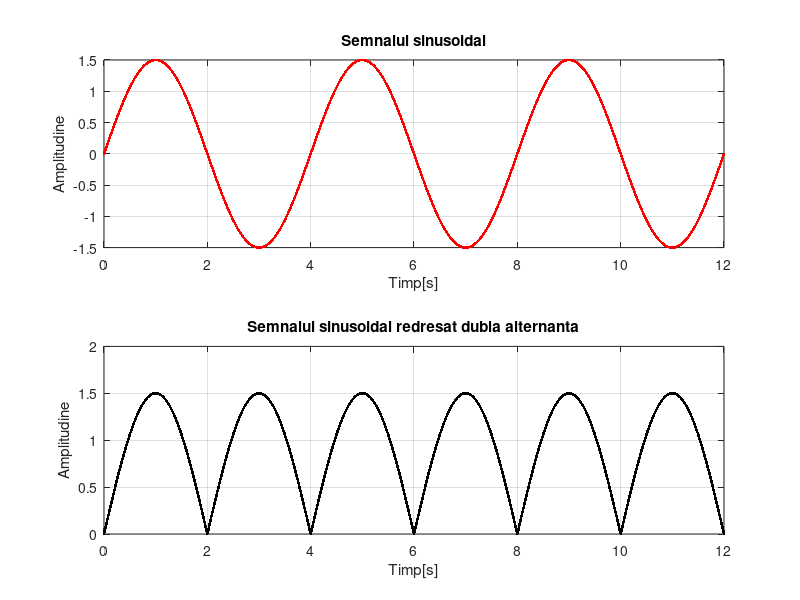

Source code (MATLAB):
%   TEMA DE CASA 

% 1. Semnal dreptunghiular periodic

T = 2;
F = 1/T;
t = 0:0.002:100;

d = square(2*pi*t*F,25);

for i = 1:1:length(d)
   if d(i) > 0
       d(i) = d(i)/2;
   end
end

plot(t,d,'.-r'),axis([0 6 -1.5 1]),xlabel('Timp[s]'),ylabel('Amplitudine'),title('Semnal dreptunghiular'),grid


% 2.Semnal triunghiular periodic

T = 5;
F = 1/T;
t = 0:0.0002:30;
tri = sawtooth(2*pi*F*t,0.2);
plot(t,tri,'.-m'),axis([0 30 -1.5 1.5]),xlabel('Timp[s]'),ylabel('Amplitudine'),title('Semnal triunghiular')
grid

%  3.Semnal dreptunghiular multinivel
    
    N = 4;
    t = 0:0.002:N;
    j = 1;
    
    for i = 1:1:length(t)
     if  t(i) <= j*0.25
         a = 0:j*N;
         if j <= length(a)
             dr(i) = a(j);
         else
             dr(i) = 0;
         end
     else
        if j <= length(a)
             dr(i) = a(j);
        end
        j = j+1; 
     end
    end
   
    plot(t,dr,'.-k'),axis([0 10 -7 7]),xlabel('Timp[s]'), ylabel('Amplitudine'),grid

% 4. Semnal sinusoidal redresat mono alternanta

T = 3;
F = 1/T;
t = 0 : 0.002 : 9;
s = 0.8*sin(2*pi*F*t);
mono = abs(s)-s;
subplot(2,1,1),plot(t,s,'.-'),title('Semnal sinusoidal'), xlabel ('Timp[s]'), ylabel('Amplitudine'), grid
subplot(2,1,2),plot(t,mono/2,'.-'),title('Semnal redresat mono alternanta'), xlabel ('Timp[s]'), ylabel('Amplitudine'), grid


%  5. Semnal sinusoidal redresat dubla alternanta

T = 4;
F = 1/T;
t = 0 : 0.002 : 12;
s = 1.5*sin(2*pi*F*t);
dublu = abs(s);
subplot(2,1,1), plot(t,s,'.-r'), title('Semnalul sinusoidal'), xlabel('Timp[s]'), ylabel('Amplitudine'), grid
subplot(2,1,2), plot(t,dublu,'.-k'), title('Semnalul sinusoidal redresat dubla alternanta'), xlabel('Timp[s]'), ylabel('Amplitudine'), grid


